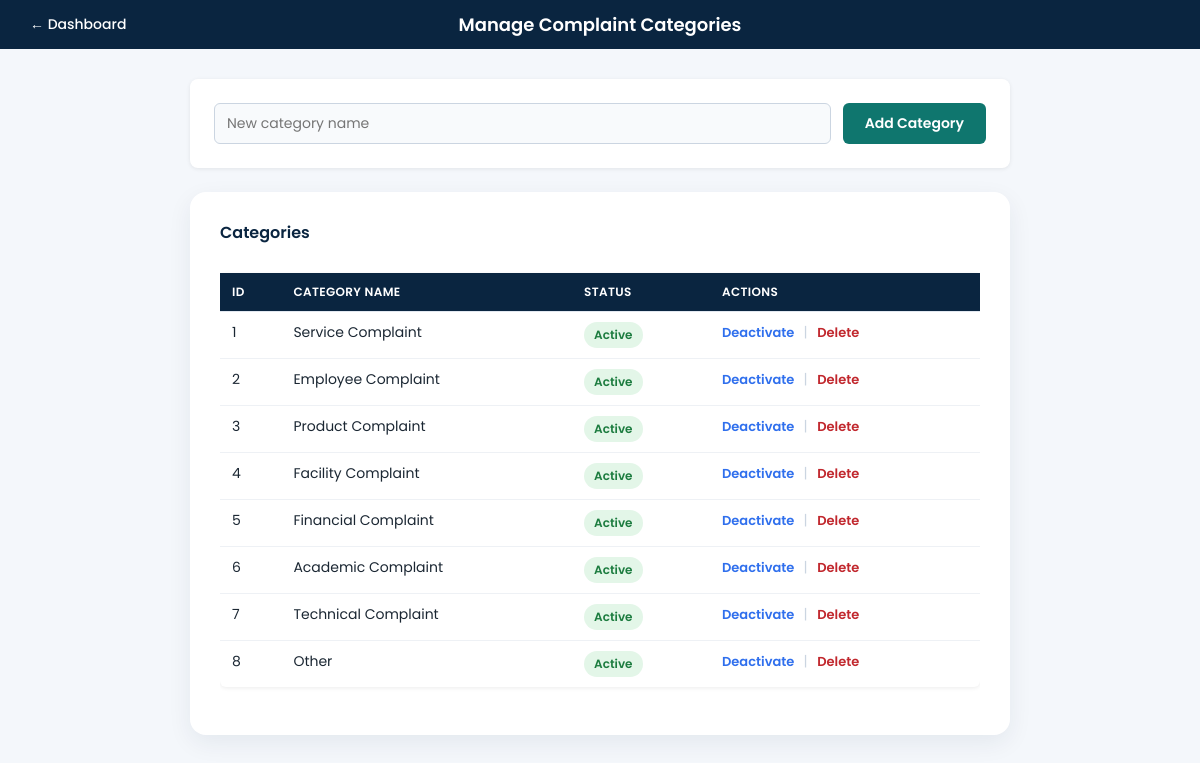
The app's page /category_manage.php (signed in) with its own data.
### tables this page shows
CREATE TABLE `complaint_categories` (
  `category_id` int(11) NOT NULL,
  `category_name` varchar(100) NOT NULL,
  `is_active` tinyint(1) DEFAULT 1,
  `created_at` timestamp NOT NULL DEFAULT current_timestamp()
);

### category_manage.php (the view, shortened to what this page needs)
<?php
$conn = new mysqli("localhost", "root", "", "complaint_management_db");
$result = $conn->query("SELECT * FROM complaint_categories ORDER BY category_id");
?>
<!DOCTYPE html>
<html>
<head>
    <link rel="stylesheet" href="assets/style.css">
</head>
<body>
    <div class="topbar">
        <a class="back-link" href="dashboard.php">← Dashboard</a>
        <h2>Manage Complaint Categories</h2>
    </div>
    <div class="page-wrap">
        <div class="form-card">
            <form method="POST">
                <input type="text" name="category_name" placeholder="New category name" required>
                <button type="submit" name="add_category">Add Category</button>
            </form>
        </div>
        <div class="table-card">
            <h3>Categories</h3>
            <?php if ($result->num_rows > 0): ?>
            <div class="table-scroll">
                <table>
                    <tr>
                        <th>ID</th>
                        <th>Category Name</th>
                        <th>Status</th>
                        <th>Actions</th>
                    </tr>
                    <?php while ($row = $result->fetch_assoc()): ?>
                    <tr>
                        <td><?php echo $row['category_id']; ?></td>
                        <td><?php echo htmlspecialchars($row['category_name']); ?></td>
                        <td>
                            <span class="badge <?php echo $row['is_active'] ? 'badge-active' : 'badge-inactive'; ?>">
                                <?php echo $row['is_active'] ? 'Active' : 'Inactive'; ?>
                            </span>
                        </td>
                        <td>
                            <a class="action-link" href="?toggle=<?php echo $row['category_id']; ?>">
                                <?php echo $row['is_active'] ? 'Deactivate' : 'Activate'; ?>
                            </a>
                            <span class="action-sep">|</span>
                            <a class="action-link danger" href="?delete=<?php echo $row['category_id']; ?>" onclick="return confirm('Delete this category?');">Delete</a>
                        </td>
                    </tr>
                    <?php endwhile; ?>
                </table>
            </div>
            <?php else: ?>
                <p class="empty-note">No categories yet.</p>
            <?php endif; ?>
        </div>
    </div>
</body>
</html>

### assets/style.css (style rules this page uses)
* { box-sizing: border-box; }
html, body { margin: 0 !important; padding: 0 !important; width: 100% !important; min-height: 100vh !important; overflow-x: hidden !important; background: #f4f7fb !important; }
body { font-family: 'Poppins', sans-serif; color: #1e293b; }
h1, h2, h3 { color: #0f3d5c; font-weight: 600; }
h2 { font-size: 22px; margin-top: 30px; }
h3 { font-size: 18px; margin-top: 24px; }
body > *:not(script):not(#pageContent):not(#loadingOverlay):not(#splashOverlay):not(#loadingLogo):not(.topbar):not(.main-content):not(body.reg-page > *):not(body.track-page > *) { max-width: 1100px; margin-left: auto; margin-right: auto; padding-left: 20px; padding-right: 20px; }
a { color: #0f766e; text-decoration: none; font-weight: 500; }
table { border-collapse: collapse; width: 100%; background: #ffffff; margin-top: 12px; margin-bottom: 20px; box-shadow: 0 1px 4px rgba(0, 0, 0, 0.08); border-radius: 6px; overflow: hidden; }
th, td { padding: 10px 14px; text-align: left; border-bottom: 1px solid #e2e8f0; font-size: 14px; }
th { background: #0f3d5c; color: #ffffff; font-weight: 600; text-transform: uppercase; font-size: 12px; letter-spacing: 0.03em; }
form { background: #ffffff; padding: 24px; border-radius: 8px; box-shadow: 0 1px 4px rgba(0, 0, 0, 0.08); max-width: 550px; margin: 16px auto 0; }
input, select, textarea { width: 100%; padding: 9px 12px; border: 1px solid #cbd5e1; border-radius: 6px; font-size: 14px; font-family: 'Poppins', sans-serif; background: #f8fafc; }
button, input[type="submit"] { margin-top: 18px; padding: 10px 22px; background: #0f766e; color: #ffffff; border: none; border-radius: 6px; font-weight: 600; font-size: 14px; cursor: pointer; transition: background 0.2s; }
@media (min-width: 769px) { table { overflow-x: visible; } }

### category_manage.php (style rules this page uses)
:root { --navy: #0a2540; --accent: #2f6fed; --bg: #f4f7fb; }
* { box-sizing: border-box; font-family: 'Poppins', sans-serif; }
body { margin: 0; background: var(--bg); color: #1b2733; }
.topbar { background: var(--navy); color: #fff; position: relative; display: flex; align-items: center; padding: 14px 30px; }
.topbar h2 { position: absolute; left: 50%; transform: translateX(-50%); margin: 0; color: #fff; font-size: 18px; font-weight: 600; white-space: nowrap; }
.topbar .back-link { color: #fff; text-decoration: none; font-size: 14px; z-index: 1; }
body .page-wrap { width: 100% !important; max-width: 860px !important; margin: 0 auto !important; padding: 30px 20px 60px !important; }
.form-card, .table-card { margin-bottom: 24px; opacity: 0; animation: fadeUp 0.5s ease forwards; }
.table-card { padding: 28px 30px; background: #fff; border-radius: 16px; box-shadow: 0 8px 24px rgba(10, 37, 64, 0.07); }
.form-card form { display: flex; gap: 12px; align-items: flex-start; max-width: 100%; margin: 0; }
.form-card form input[type="text"] { flex: 1; margin: 0; }
.form-card form button { margin: 0; white-space: nowrap; }
.table-card h3 { margin: 0 0 16px 0; color: var(--navy); font-size: 16px; }
.table-scroll { overflow-x: auto; }
table { width: 100%; border-collapse: collapse; font-size: 13px; }
th { background: var(--navy); color: #fff; text-align: left; padding: 10px 12px; white-space: nowrap; }
td { padding: 10px 12px; border-bottom: 1px solid #eef1f5; vertical-align: top; }
tr:last-child td { border-bottom: none; }
.badge { display: inline-block; padding: 4px 10px; border-radius: 999px; font-size: 12px; font-weight: 600; white-space: nowrap; }
.badge-active { background: #e3f6e8; color: #1c7c3f; }
.action-link { color: var(--accent); text-decoration: none; font-weight: 600; font-size: 13px; }
.action-link.danger { color: #c1272d; }
.action-sep { color: #cbd5e1; margin: 0 6px; }

### records on screen
complaint_categories: category_id "1", category_name "Service Complaint", is_active "Active"
complaint_categories: category_id "2", category_name "Employee Complaint", is_active "Active"
complaint_categories: category_id "3", category_name "Product Complaint", is_active "Active"
complaint_categories: category_id "4", category_name "Facility Complaint", is_active "Active"
complaint_categories: category_id "5", category_name "Financial Complaint", is_active "Active"
complaint_categories: category_id "6", category_name "Academic Complaint", is_active "Active"
complaint_categories: category_id "7", category_name "Technical Complaint", is_active "Active"
complaint_categories: category_id "8", category_name "Other", is_active "Active"
